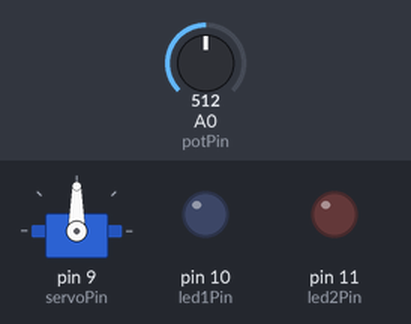
Bench run of a sketch on a simulated Arduino Uno, built with avr-gcc and run on an emulated ATmega328P. On the bench: servo, output pins drawn as LEDs (lit = HIGH). The test bench sets the inputs (shaded band); at power-on: A0 (potPin) = 512.

Above: at 1.2 s.
1.3 s: A0 (potPin) set to 716
At 1.8 s:
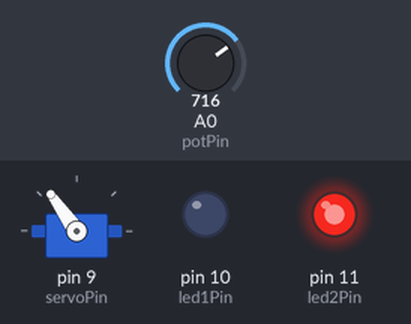
2.8 s: A0 (potPin) set to 900
At 4.0 s:
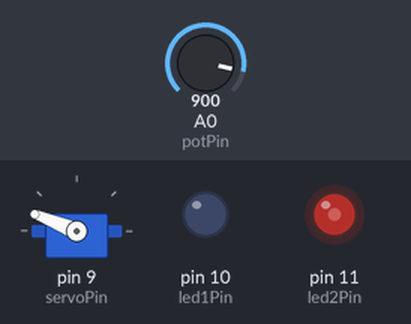
4.3 s: A0 (potPin) set to 1023
At 5.3 s:
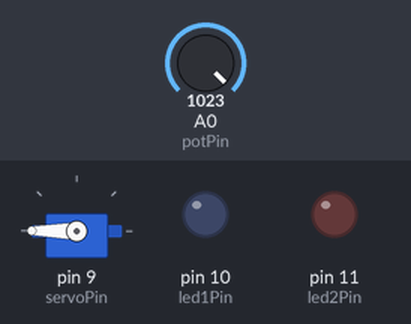
5.8 s: A0 (potPin) set to 306
At 6.4 s:
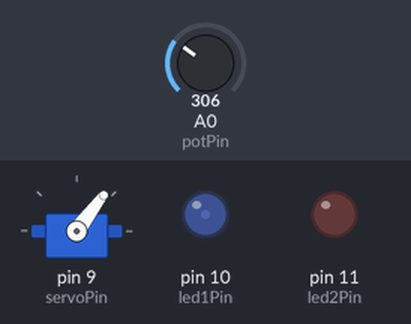
7.3 s: A0 (potPin) set to 122
At 8.7 s:
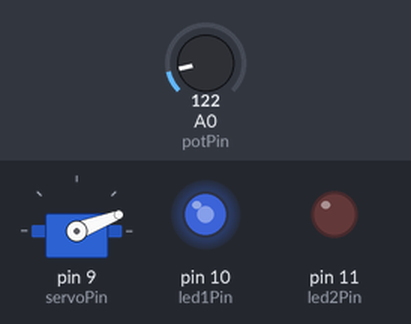
Timing chart, 0 to 9.8 s (numbered marks = the images above; inputs shaded):
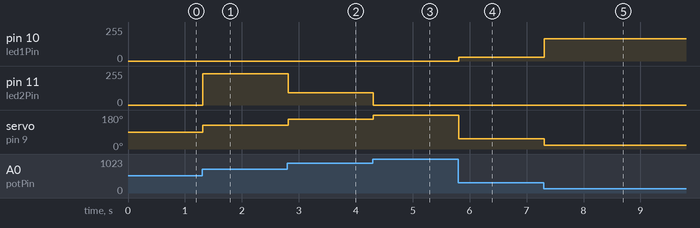

Measured:
- after the input at 1.3 s, pin 11 (led2Pin): 0/255 → 233/255 at once; servo on pin 9 (servoPin): 90° → 125° at once
- after the input at 2.8 s, pin 11 (led2Pin): 233/255 → 93/255 at once; servo on pin 9 (servoPin): 125° → 158° at once
- after the input at 4.3 s, pin 11 (led2Pin): 93/255 → 0/255 at once; servo on pin 9 (servoPin): 158° → 180° at once
- after the input at 5.8 s, pin 10 (led1Pin): 0/255 → 30/255 at once; servo on pin 9 (servoPin): 180° → 53° at once
- after the input at 7.3 s, pin 10 (led1Pin): 30/255 → 166/255 at once; servo on pin 9 (servoPin): 53° → 21° at once

The sketch:

sketch.ino
```cpp
#include <Servo.h>

const int potPin = A0; // Pin potensiometer
const int servoPin = 9; // Pin servo
const int led1Pin = 10; // Pin LED1
const int led2Pin = 11; // Pin LED2

Servo myServo;
int potValue;
int servoPos;
int led1Brightness;
int led2Brightness;

void setup() {
  myServo.attach(servoPin);
  pinMode(led1Pin, OUTPUT);
  pinMode(led2Pin, OUTPUT);
}

void loop() {
  // Baca nilai dari potensiometer
  potValue = analogRead(potPin);

  // Konversi nilai potensiometer (0-1023) menjadi posisi servo (0-180)
  servoPos = map(potValue, 0, 1023, 0, 180);
  myServo.write(servoPos);

  // Tentukan batas-batas untuk LED
  int lowerThreshold = 60; // Anggap sebagai batas bawah
  int upperThreshold = 120; // Anggap sebagai batas atas

  if (servoPos < lowerThreshold) {
    // Posisi servo di bawah threshold, LED1 menyala, LED2 mati
    led1Brightness = map(servoPos, 0, lowerThreshold, 255, 0);
    led2Brightness = 0;
  } else if (servoPos > upperThreshold) {
    // Posisi servo di atas threshold, LED2 menyala, LED1 mati
    led1Brightness = 0;
    led2Brightness = map(servoPos, 180, upperThreshold, 0, 255);
  } else {
    // Posisi servo di tengah, kedua LED mati
    led1Brightness = 0;
    led2Brightness = 0;
  }

  // Atur kecerahan LED dengan PWM
  analogWrite(led1Pin, led1Brightness);
  analogWrite(led2Pin, led2Brightness);

  // Tunggu sebentar sebelum pembacaan berikutnya
  delay(15);
}
```
